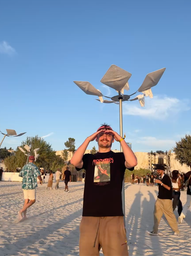
#> input picture src/examples/test_images/fest.png, 191 x 256 px, shrunk from 678 x 907 before the run
$ python run_entropy.py
#> lines starting #> are read from the running program, lines starting #| are printed output that depends on the picture
### src/complexity_seg/pipeline.py
import numpy as np

from complexity_seg.metrics.base import ComplexityMetric
from complexity_seg.segmenters.base import ComplexitySegmenter


class ComplexityPipeline:

    def __init__(
        self,
        metrics: list[ComplexityMetric],
        segmenter: ComplexitySegmenter,
    ):
        self.metrics = metrics
        self.segmenter = segmenter

    def extract_features(self, image: np.ndarray) -> np.ndarray:
        feature_maps = []

        for metric in self.metrics:
            feature_map = metric.compute(image)
            feature_maps.append(feature_map)

        features = np.stack(
            feature_maps,
            axis=-1,
        )

        return features

    def run(self, image: np.ndarray) -> tuple[np.ndarray, np.ndarray]:
        features = self.extract_features(image)
        mask = self.segmenter.segment(features)

        return features, mask

### src/complexity_seg/segmenters/kmeans.py
import numpy as np
from sklearn.cluster import KMeans
from sklearn.preprocessing import StandardScaler

from .base import ComplexitySegmenter


class KMeansSegmenter(ComplexitySegmenter):

    def __init__(
        self,
        n_clusters: int = 3,
        random_state: int = 42,
    ):
        self.n_clusters = n_clusters
        self.random_state = random_state

    @property
    def name(self) -> str:
        return "kmeans"

    def segment(self, features: np.ndarray) -> np.ndarray:
        height, width, n_features = features.shape

        flat_features = features.reshape(
            -1,
            n_features,
        )

        scaler = StandardScaler()
        scaled_features = scaler.fit_transform(flat_features)

        kmeans = KMeans(
            n_clusters=self.n_clusters,
            random_state=self.random_state,
            n_init=10,
        )

        labels = kmeans.fit_predict(scaled_features)

        ordered_labels = self._order_clusters(
            labels=labels,
            cluster_centers=kmeans.cluster_centers_,
        )

        return ordered_labels.reshape(height, width)

    def _order_clusters(
        self,
        labels: np.ndarray,
        cluster_centers: np.ndarray,
    ) -> np.ndarray:

        complexity_scores = cluster_centers.mean(axis=1)

        order = np.argsort(complexity_scores)

        mapping = {
            old_label: new_label
            for new_label, old_label in enumerate(order)
        }

        return np.array(
            [mapping[label] for label in labels],
            dtype=np.uint8,
        )

### src/complexity_seg/dataset_export.py
import json
from pathlib import Path

import numpy as np
from PIL import Image


def export_sample(
    image: np.ndarray,
    mask: np.ndarray,
    output_dir: str | Path,
    sample_name: str,
    metadata: dict,
) -> None:
    output_dir = Path(output_dir)

    images_dir = output_dir / "images"
    masks_dir = output_dir / "masks"
    previews_dir = output_dir / "previews"
    metadata_dir = output_dir / "metadata"

    images_dir.mkdir(parents=True, exist_ok=True)
    masks_dir.mkdir(parents=True, exist_ok=True)
    previews_dir.mkdir(parents=True, exist_ok=True)
    metadata_dir.mkdir(parents=True, exist_ok=True)

    image_path = images_dir / f"{sample_name}.png"
    mask_path = masks_dir / f"{sample_name}.png"
    preview_path = previews_dir / f"{sample_name}.png"
    metadata_path = metadata_dir / f"{sample_name}.json"

    _save_image(
        image,
        image_path,
    )

    _save_mask(
        mask,
        mask_path,
    )

    _save_mask_preview(
        mask,
        preview_path,
    )

    with metadata_path.open(
        "w",
        encoding="utf-8",
    ) as file:
        json.dump(
            metadata,
            file,
            indent=4,
        )


def _save_image(
    image: np.ndarray,
    path: Path,
) -> None:
    image = np.asarray(image)

    if np.issubdtype(
        image.dtype,
        np.floating,
    ):
        image = np.clip(
            image,
            0.0,
            1.0,
        )

        image = image * 255

    image = image.astype(
        np.uint8,
    )

    Image.fromarray(
        image,
    ).save(path)


def _save_mask(
    mask: np.ndarray,
    path: Path,
) -> None:
    mask = np.asarray(
        mask,
        dtype=np.uint8,
    )

    Image.fromarray(
        mask,
    ).save(path)


def _save_mask_preview(
    mask: np.ndarray,
    path: Path,
) -> None:
    mask = np.asarray(
        mask,
        dtype=np.uint8,
    )

    preview = np.zeros(
        (*mask.shape, 3),
        dtype=np.uint8,
    )

    preview[mask == 0] = [
        0,
        180,
        0,
    ]

    preview[mask == 1] = [
        255,
        165,
        0,
    ]

    preview[mask == 2] = [
        220,
        0,
        0,
    ]

    Image.fromarray(
        preview,
    ).save(path)

### src/complexity_seg/visualization.py
import matplotlib.pyplot as plt
import numpy as np
from matplotlib.colors import ListedColormap


def show_result(
    image: np.ndarray,
    features: np.ndarray,
    mask: np.ndarray,
    metric_names: list[str],
) -> None:

    n_metrics = features.shape[-1]

    # 1. Originalbild einzeln
    plt.figure(figsize=(6, 6))
    plt.imshow(image, cmap="gray")
    plt.title("Original")
    plt.axis("off")
    plt.tight_layout()
    plt.show()

    # 2. Jede Complexity-Metrik einzeln
    for i in range(n_metrics):
        plt.figure(figsize=(6, 6))

        plt.imshow(
            features[:, :, i],
        )

        plt.title(metric_names[i])
        plt.axis("off")
        plt.colorbar(
            label="Complexity value",
        )

        plt.tight_layout()
        plt.show()

    # 3. Segmentierungsmaske einzeln
    plt.figure(figsize=(6, 6))

    plt.imshow(
        mask,
        vmin=0,
        vmax=2,
    )

    plt.title("Complexity Segmentation")
    plt.axis("off")

    colorbar = plt.colorbar(
        ticks=[0, 1, 2],
    )

    colorbar.ax.set_yticklabels(
        [
            "Low",
            "Medium",
            "High",
        ]
    )

    plt.tight_layout()
    plt.show()

    # 4. Alles zusammen
    fig, axes = plt.subplots(
        1,
        n_metrics + 2,
        figsize=(5 * (n_metrics + 2), 5),
    )

    axes[0].imshow(
        image,
        cmap="gray",
    )
    axes[0].set_title("Original")
    axes[0].axis("off")

    for i in range(n_metrics):
        axes[i + 1].imshow(
            features[:, :, i],
        )

        axes[i + 1].set_title(
            metric_names[i]
        )

        axes[i + 1].axis("off")

    axes[-1].imshow(
        mask,
        vmin=0,
        vmax=2,
    )

    axes[-1].set_title(
        "Complexity Segmentation"
    )

    axes[-1].axis("off")

    plt.tight_layout()
    plt.show()

### src/complexity_seg/metrics/entropy.py
import numpy as np
from scipy.ndimage import generic_filter

from .base import ComplexityMetric


class ShannonEntropy(ComplexityMetric):

    def __init__(
        self,
        window_size: int = 15,
        bins: int = 32,
    ):
        self.window_size = window_size
        self.bins = bins

    @property
    def name(self) -> str:
        return "shannon_entropy"

    def compute(self, image: np.ndarray) -> np.ndarray:
        image = np.asarray(image, dtype=np.float32)

        def local_entropy(values: np.ndarray) -> float:
            hist, _ = np.histogram(
                values,
                bins=self.bins,
                density=False,
            )

            probabilities = hist / hist.sum()
            probabilities = probabilities[probabilities > 0]
            return float(-np.sum(probabilities* np.log2(probabilities)))

        return generic_filter(
            image,
            local_entropy,
            size=self.window_size,
            mode="reflect",
        )

### src/run_entropy.py
import matplotlib.pyplot as plt

from complexity_seg.metrics.entropy import ShannonEntropy
from complexity_seg.metrics.mean_frequency import MeanFrequency
from complexity_seg.metrics.delentropy import Delentropy
from complexity_seg.metrics.median_frequency import MedianFrequency
from complexity_seg.pipeline import ComplexityPipeline
from complexity_seg.segmenters.kmeans import KMeansSegmenter
from complexity_seg.visualization import show_result
from complexity_seg.dataset_export import export_sample

image = plt.imread("examples/test_images/fest.png")
#> image is the input picture: shape (256, 191, 4) float32; mean R, G, B, A 0.52, 0.564, 0.625, 1
global_window_size = 31

if image.ndim == 3:
    image = image.mean(axis=2)
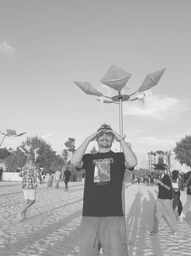
#> image: shape (256, 191) float32; min 0.25, max 0.949, mean 0.677

pipeline = ComplexityPipeline(
    metrics=[
        ShannonEntropy(
            global_window_size,
            bins=16,
        ),
    ],
    segmenter=KMeansSegmenter(
        n_clusters=3,
        random_state=42,
    ),
)

features, mask = pipeline.run(image)
#> the loop in extract_features, `for metric in self.metrics:` made 1 pass
#> pass 1, in extract_features, `feature_map = metric.compute(image)`:
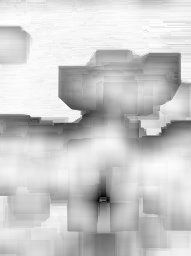
#> feature_map: shape (256, 191) float32; min 0.506, max 3.99, mean 3.28; drawn with min black and max white
#> after the loop in extract_features, `for metric in self.metrics:`: feature_maps = 1 item
#> in segment, `return ordered_labels.reshape(height, width)`:
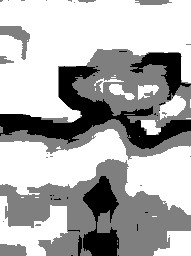
#> returned value: shape (256, 191); min 0, max 2, mean 1.37; drawn with min black and max white

metadata = {
    "metrics": [
        {
            "name": metric.name,
            "window_size": getattr(
                metric,
                "window_size",
                None,
            ),
        }
        for metric in pipeline.metrics
    ],
    "segmenter": pipeline.segmenter.name,
    "n_clusters": pipeline.segmenter.n_clusters,
    "classes": {
        "0": "low",
        "1": "medium",
        "2": "high",
    },
}

export_sample(
    image=image,
    mask=mask,
    output_dir="examples/dataset",
    sample_name="fest",
    metadata=metadata,
)
#> in _save_mask_preview, `Image.fromarray( preview, ).save(path)`:
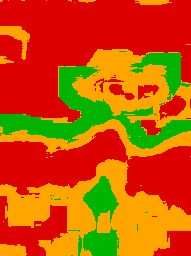
#> saved as fest.png: PIL image 191x256 RGB; mean R, G, B 199.4, 81.2, 0

metric_names = [
    metric.name
    for metric in pipeline.metrics
]

show_result(
    image=image,
    features=features,
    mask=mask,
    metric_names=[
        metric.name
        for metric in pipeline.metrics
    ],
)
#> the loop in show_result, `for i in range(n_metrics):` made 1 pass
#> pass 1, in show_result, `plt.show()`:
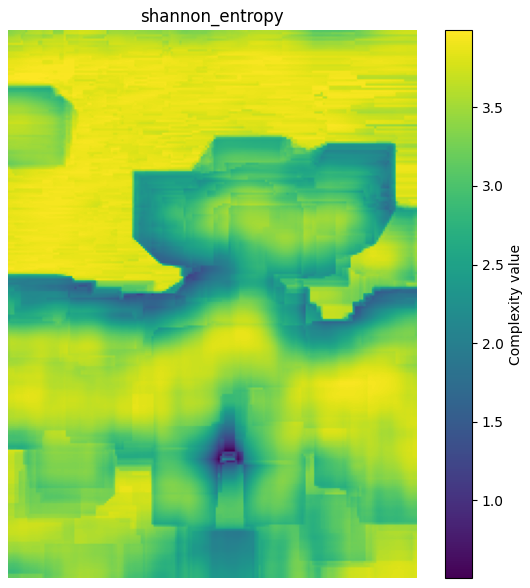
#> figure drawn by matplotlib, 2 panels
#> in show_result, `plt.show()`:
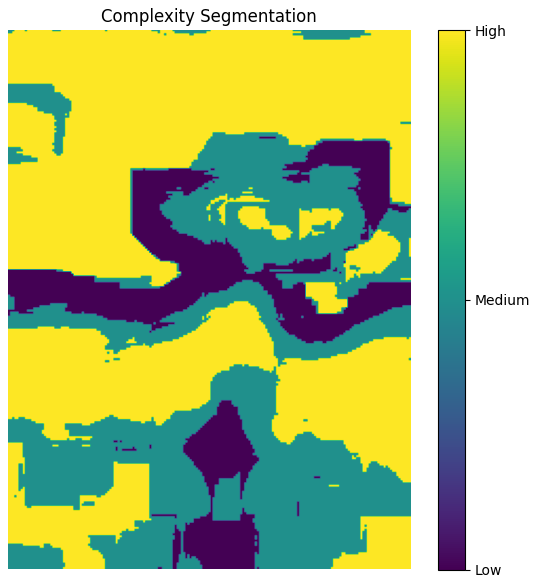
#> figure drawn by matplotlib, 2 panels
